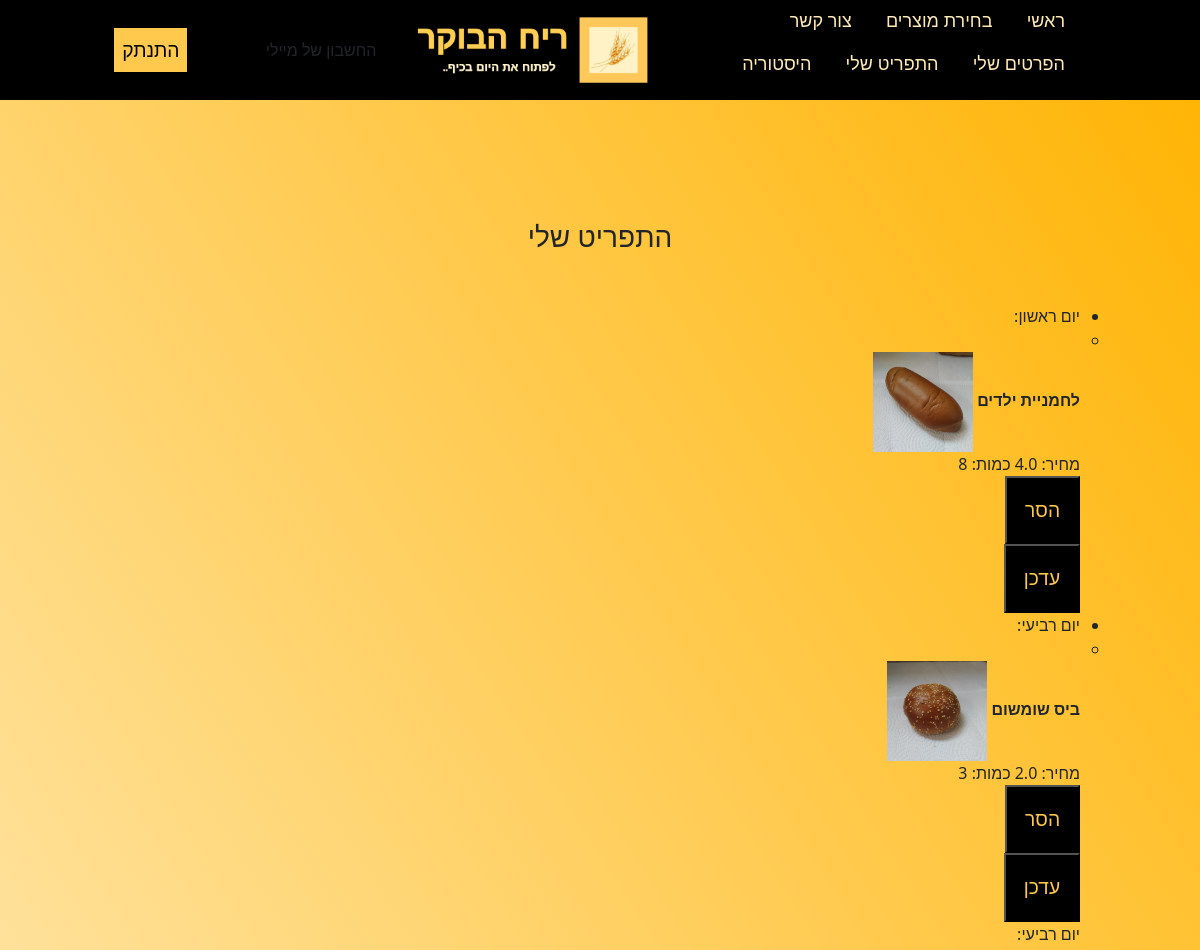
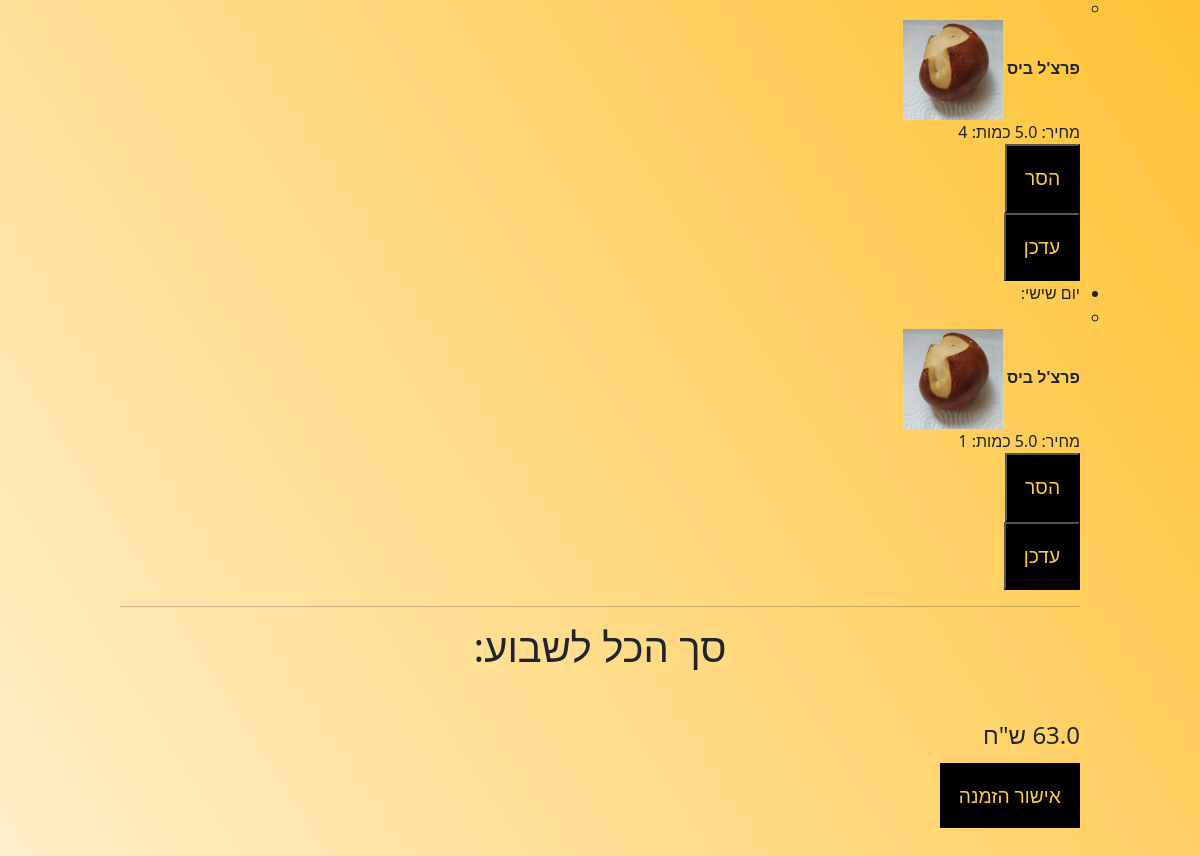
Page /cart/ (signed in) on the committed database (2 pictures, top to bottom).
### invitations/models.py (models this page shows, shortened)
class ProdUser(models.Model):
    user = models.ForeignKey(User, on_delete=models.CASCADE)
    product = models.ForeignKey(Product, on_delete=models.CASCADE)
    amount = models.IntegerField()
    weekDay = ((0,'יום ראשון'),(1,'יום שני'),(2,'יום שלישי'),(3,'יום רביעי'),(4,'יום חמישי'),(5,'יום שישי'))
    day = models.IntegerField(choices=weekDay)
    def price(self):
        return self.product.price * self.amount

class Product(models.Model):
    Categories = (( 'LH', 'לחמניות'), ('HL','מוצרי חלב'), ('MZ','מיצים') ,  ('MA', 'מאפים'))
    category = models.CharField(max_length=20, choices=Categories)
    product_name = models.CharField(max_length=30)
    price = models.FloatField()
    picture = models.ImageField()
    description = models.TextField(blank=True)

### invitations/views.py (the view, shortened to what this page needs)
# urls.py: path('cart/', views.cart, name='cart'),
@login_required
def cart(request):
    myproducts = ProdUser.objects.filter(user=request.user).order_by('day')
    totalPrice = 0
    for prod in myproducts:
        totalPrice += prod.price()
    if request.method == 'GET':
        return render(request, 'invitations/cart.html', {'content':myproducts, 'Alldays': ProdUser.weekDay, 'sum':totalPrice})

### invitations/templates/invitations/cart.html (shortened to what this page needs)
{% extends 'invitations/base.html' %}
{% block content %}
{% load static %}
<h3 class = "title">התפריט שלי</h3>
{% regroup content by day as daysList %}
<ul>
    {% for day in daysList %}
        <li>
            <ul>
            {% for produser in day.list %}
                {{day.list.0.get_day_display}}:
                <li>{{ produser.product.name }}<br>
                    <b>{{ produser.product.product_name }}</b>
                    <img src="{{ produser.product.picture.url }}" width="100px" height="100px" alt=""><br>
                    מחיר: {{ produser.product.price }}
                    כמות: {{ produser.amount }}
                    <form href="{% url 'cart' %}" method ="POST">
					<button class="mybtn" type="submit" >הסר</button>
                    </form>
                    <form href="{% url 'cart' %}" method ="POST">
					<button class="mybtn" type="submit" >עדכן</button>
                    </form>
                </li>
            {% endfor %}
            </ul>
        </li>
    {% endfor %}
</ul>
<hr>
<h1  class="title">סך הכל לשבוע:</h1>
<h4>{{sum}} ש"ח</h4>
<br>
<a href="{% url 'checkout' %}" class="mybtn" >אישור הזמנה</a>
{% endblock %}

### invitations/templates/invitations/base.html (shortened to what this page needs)
<!doctype html>
<html lang="he">
	{% load static %}
	<head>
		 	<link href="https://cdn.jsdelivr.net/npm/bootstrap@5.0.0-beta2/dist/css/bootstrap.min.css" rel="stylesheet"-->
			<link rel="stylesheet" type="text/css" href="{% static 'css/base.css' %}">
	</head>
	<body dir=rtl>
	<header>
		<nav>
			<div class="wrapper">
				<ul class="nav_links">
					<li><a href="{% url 'home' %}" class="menu-elem">ראשי</a></li>
					<li><a href="{% url 'products' %}" class="menu-elem">בחירת מוצרים</a></li>
					<li><a href="{% url 'contact' %}" class="menu-elem">צור קשר</a></li>
				</ul>
				{% if user.is_authenticated %}
				<ul class="nav_links">
					<li><a href="{% url 'profil' %}" class="menu-elem">הפרטים שלי</a></li>
					<li><a href="{% url 'cart' %}" class="menu-elem">התפריט שלי</a></li>
					<li><a href="{% url 'history' %}" class="menu-elem">היסטוריה</a></li>
				</ul>
				{% endif %}
			</div>
		</nav>
		<div class="logo"><img width="250px" src="{% static 'images/logomorningsmell.png' %}"></div>
		{% if user.is_authenticated %}
        <div>החשבון של {{user}}</div>
        <br>
        <form action="{% url 'logout' %}" method="POST">
			<div class="btn-wrapper"><button type="submit" class="color-btn">התנתק</button></div>
        </form>
		{% else %}
		<div class="left-btn">
			<div class="btn-wrapper"><a href="{% url 'signup' %}" class="color-btn">הרשמה</a></div>
			<div class="btn-wrapper"><a href="{% url 'login' %}" class="color-btn">כניסה</a></div>
		</div>
		{% endif %}
	</header>
	<div class="content">
		{% block content %} {% endblock %}
	</div>
	</body>
</html>

### morningsmell/static/css/base.css (style rules this page uses)
* { box-sizing:border-box;margin:0;padding:0px; }
body { background: linear-gradient(to left bottom,rgb(255, 179, 0),rgb(255, 240, 204)); }
header { display:flex;justify-content:space-between;align-items:center;padding:30px 10%;background-color:black;height:100px; }
.nav_links { list-style: none; }
.nav_links li { display:inline-block;padding:0px 15px; }
.nav_links li a { text-decoration: none;color: #FFEAB8;font-size:18px; }
.color-btn { text-decoration:none;padding:8px;background:#ffc94d;color:black;font-size:1.2rem;border:solid 2px; }
.content { padding:10%; }
.title { text-align:center;margin:0 0 50px 0; }
.btn-wrapper { margin:10%;text-align:center; }
.mybtn { text-decoration:none;padding:2%;background:black;color:#ffc94d;font-size:1.2rem; }

### rows in the picture
ProdUser: list.0.day "יום ראשון", product.product_name "לחמניית ילדים", product.picture (picture), amount "8"
ProdUser: list.0.day "יום רביעי", product.product_name "ביס שומשום", product.picture (picture), amount "3"
ProdUser: product.product_name "פרצ'ל ביס", product.picture (picture), amount "4"
ProdUser: list.0.day "יום שישי", product.product_name "פרצ'ל ביס", product.picture (picture), amount "1"

### other values in the picture
{{ user }} "מיילי"
